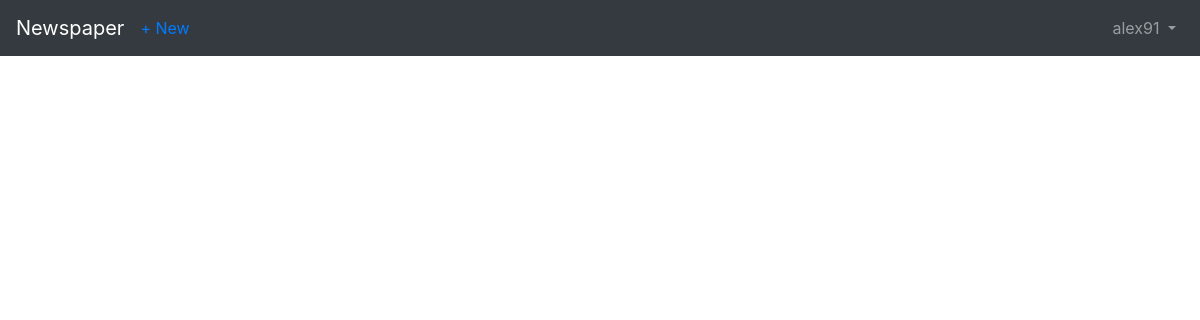
/articles/ (signed in), run on an earlier commit of the app's database.
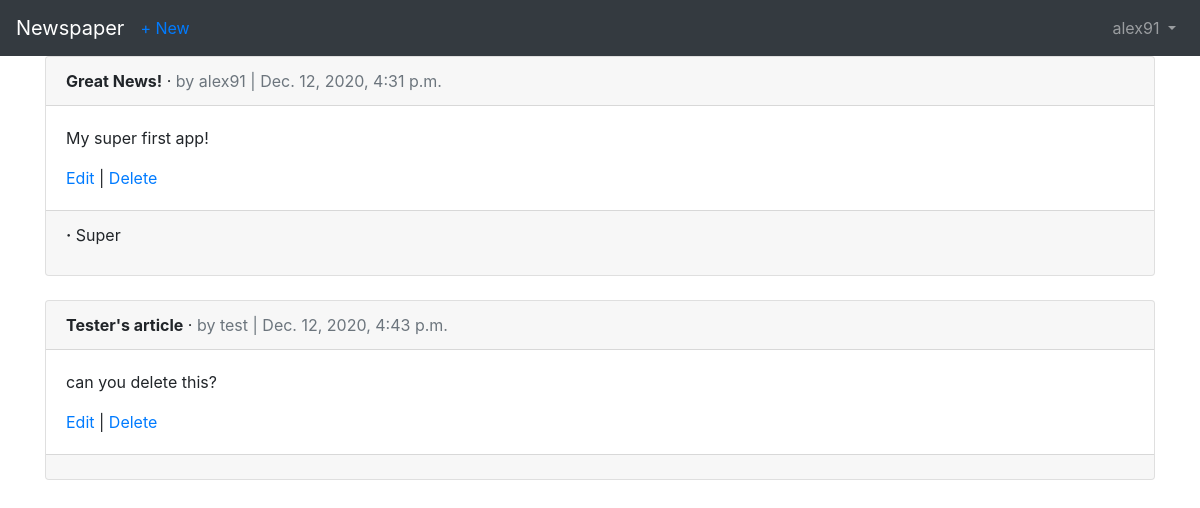
And on a later commit of the database.
### users/models.py (models this page shows)
class CustomUser(AbstractUser):
    age = models.PositiveIntegerField(null=True, blank=True)

### articles/models.py (models this page shows, shortened)
class Article(models.Model):
    title = models.CharField(max_length=255)
    body = models.TextField()
    date = models.DateTimeField(auto_now_add=True)
    author = models.ForeignKey(
        get_user_model(),
        on_delete=models.CASCADE,
    )

class Comment(models.Model):
    article = models.ForeignKey(Article, on_delete=models.CASCADE)
    comment = models.CharField(max_length=140)
    article = models.ForeignKey(
        Article,
        on_delete=models.CASCADE,
        related_name='comments',
)
    def __str__(self):
        return self.comment

### articles/views.py (the view)
# urls.py: path('', ArticleListView.as_view(), name='article_list'),
class ArticleListView(LoginRequiredMixin, ListView):  #LoginRequiredMixin  and login_url = 'login'  are used to limit the non-user( they are can only view,del,update if login)
    model = Article
    template_name = 'article_list.html'
    login_url = 'login'

### templates/article_list.html (shortened to what this page needs)
{% extends 'base.html' %}
{% block content %}
    {% for article in object_list %}
        <div class="card">
            <div class="card-header">
                <span class="font-weight-bold">{{ article.title }}</span> &middot;
                <span class="text-muted">by {{ article.author }} |
                {{ article.date }}</span>
            </div>
            <div class="card-body">
                <p>{{ article.body }}</p>
                <a href="{% url 'article_edit' article.pk %}">Edit</a> |
                <a href="{% url 'article_delete' article.pk %}">Delete</a>
            </div>
            <div class="card-footer">
                {% for comment in article.comments.all %}
                    <p>
                        <span class="font-weight-bold">{{ comment.author }} &middot;</span>
                        {{ comment }}
                    </p>
                {% endfor %}
            </div>
        </div>
        <br />
    {% endfor %}
{% endblock content %}

### templates/base.html (shortened to what this page needs)
<html>
<head>
  <link rel="stylesheet" href="https://stackpath.bootstrapcdn.com/bootstrap/4.5.0/css/bootstrap.min.css">
</head>
<body>
  <nav class="navbar navbar-expand-lg navbar-dark bg-dark">
    <a class="navbar-brand" href="{% url 'home' %}">Newspaper</a>
    {% if user.is_authenticated %}
      <ul class="navbar-nav mr-auto">
        <li class="nav-item"><a href="{% url 'article_new' %}">+ New</a></li>
      </ul>
    {% endif %}
    <div class="collapse navbar-collapse" id="navbarSupportedContent">
      {% if user.is_authenticated %}
        <ul class="navbar-nav ml-auto">
          <li class="nav-item">
            <a class="nav-link dropdown-toggle" href="#" id="navbarDropdown" role="button" data-toggle="dropdown" aria-haspopup="true" aria-expanded="false">
              {{ user.username }}
            </a>
          </li>
        </ul>
      {% endif %}
    </div>
  </nav>
  <main>
    <div class="container">
      {% block content %}
      {% endblock content %}
    </div>
  </main>
</body>
</html>

What changed in the data, as far as the page shows it:
added Article: title "Great News!", author "alex91", date "Dec. 12, 2020, 4:31 p.m.", body "My super first app!"
added Comment: comment "Super"
added Article: title "Tester's article", author "test", date "Dec. 12, 2020, 4:43 p.m.", body "can you delete this?"
